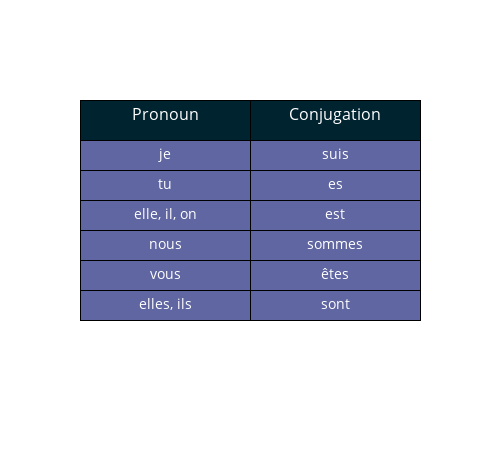

Notebook source saved alongside this figure:
### Markdown cell above
Our verb conjugation rules will be based on these personal pronouns, so it is good to get familiar with their translations. French makes a distinction between all of these different tense based on their person, whether or not they are masculine or feminine, and if they are plural or singular. 


## Two Important Verbs

Let's jump right to conjugating the two (arguably) most important verbs: To Be and To Have.



## 1. Être (to be)

### Code cell
french = ['je','tu','elle, il, on','nous','vous','elles, ils']
etre_conjug = ['suis','es','est','sommes','êtes','sont']

trace0 = go.Table(
  columnorder = [1,2],
  columnwidth = [10,10],
  header = dict(
    values = ['Pronoun','Conjugation'],
    line = dict(color = 'rgb(0,0,0)'),
    fill = dict(color = 'rgb(0,35,48)'),
    align = ['center','center'],
    font = dict(color = 'white', size = 16),
    height = 40
  ),
  cells = dict(
    values = [french,etre_conjug],
    line = dict(color = 'black'),
    fill = dict(color = 'rgb(95,102,161)'),
    align = ['center', 'center'],
    font = dict(color = 'white', size = 14),
    height = 30
    )
)
layout = dict(
    width=500, 
    height=450)

data = [trace0]
fig = dict(data = data, layout = layout)

iplot(fig)

### Figure 1 — Plotly figure (JSON) as saved in the notebook; plotly's stock layout.template omitted (floating-point values rounded to 4 significant figures)
{"data": [{"cells": {"align": ["center", "center"], "fill": {"color": "rgb(95,102,161)"}, "font": {"color": "white", "size": 14}, "height": 30, "line": {"color": "black"}, "values": [["je", "tu", "elle, il, on", "nous", "vous", "elles, ils"], ["suis", "es", "est", "sommes", "êtes", "sont"]]}, "columnorder": [1, 2], "columnwidth": [10, 10], "header": {"align": ["center", "center"], "fill": {"color": "rgb(0,35,48)"}, "font": {"color": "white", "size": 16}, "height": 40, "line": {"color": "rgb(0,0,0)"}, "values": ["Pronoun", "Conjugation"]}, "type": "table"}], "layout": {"height": 450, "width": 500}}
